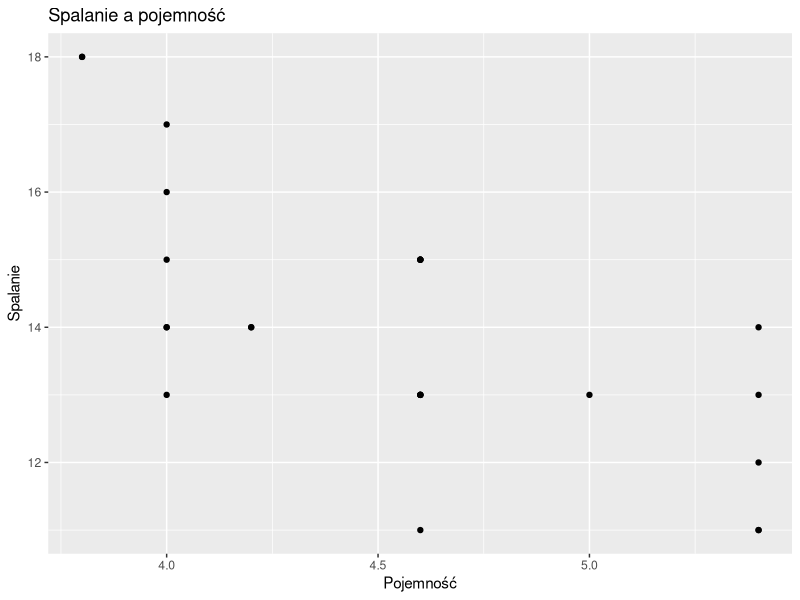

Generate this figure with R:
## ---- chunk 1
library(tidyverse)
library(ggplot2)

mpg %>% filter(manufacturer=="ford")

## ---- chunk 2
library(tidyverse)
library(ggplot2)

mpg %>% filter(manufacturer == "ford")

auta <- mpg %>% filter(manufacturer == "ford")

ggplot(auta, aes(displ, cty)) + 
geom_point() +
labs(title = "Spalanie a pojemność", x = "Pojemność", y = "Spalanie")
## ---- chunk 3
mpg %>% filter(manufacturer == "ford", year == 2006)
